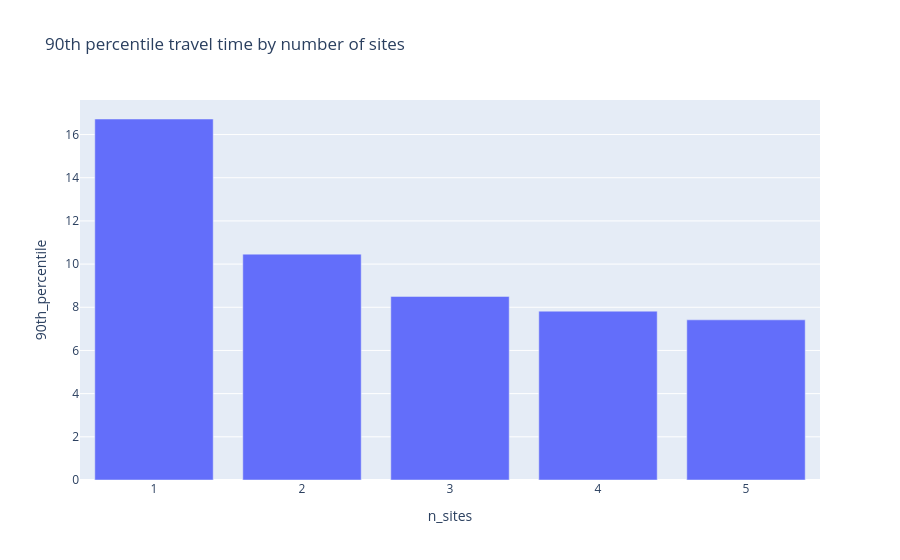

Notebook cell for this chart:
### Code cell
px.bar(all_sols, x="n_sites", y="90th_percentile", title="90th percentile travel time by number of sites")

### Figure 1 — Plotly figure (JSON) as saved in the notebook; plotly's stock layout.template omitted (floating-point values rounded to 4 significant figures)
{"data": [{"hovertemplate": "n_sites=%{x}<br>90th_percentile=%{y}<extra></extra>", "legendgroup": "", "marker": {"color": "#636efa", "pattern": {"shape": ""}}, "name": "", "orientation": "v", "showlegend": false, "textposition": "auto", "type": "bar", "x": [1, 2, 3, 4, 5], "xaxis": "x", "y": [16.72, 10.46, 8.503, 7.82, 7.418], "yaxis": "y"}], "layout": {"barmode": "relative", "legend": {"tracegroupgap": 0}, "title": {"text": "90th percentile travel time by number of sites"}, "xaxis": {"anchor": "y", "domain": [0, 1], "title": {"text": "n_sites"}}, "yaxis": {"anchor": "x", "domain": [0, 1], "title": {"text": "90th_percentile"}}}}
